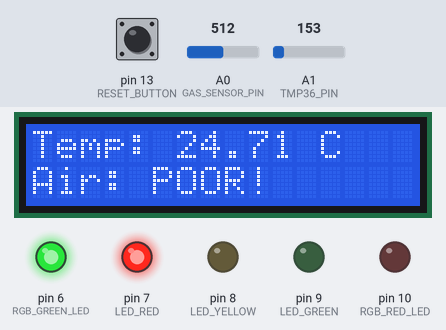
A sketch run on a simulated Arduino Uno, built with avr-gcc and run on an emulated ATmega328P. Shown: 16×2 character LCD, output pins drawn as LEDs (lit = HIGH). Inputs (shaded band) come from the test bench; at power-on: A0 (GAS_SENSOR_PIN) = 512, pin 13 (RESET_BUTTON) LOW, A1 (TMP36_PIN) = 153. What the sketch prints to the serial monitor is not drawn.

Above: at 3.2 s.
3.3 s: A0 (GAS_SENSOR_PIN) set to 456
6.0 s: A0 (GAS_SENSOR_PIN) set to 433
At 6.8 s:
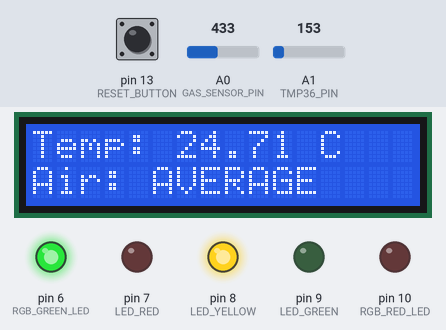
8.7 s: pin 13 (RESET_BUTTON) pulled HIGH for 2.3 s
At 11.5 s:
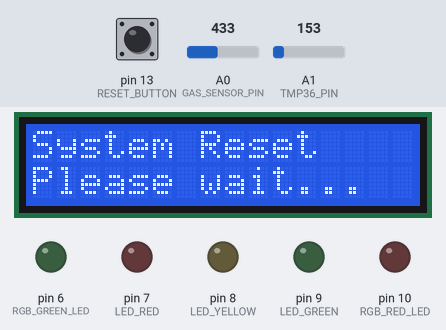
13.5 s: A0 (GAS_SENSOR_PIN) set to 302
16.2 s: A0 (GAS_SENSOR_PIN) set to 276
At 17.0 s:
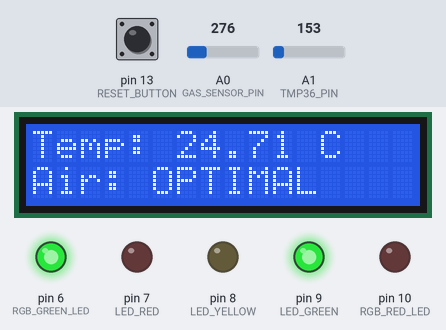
18.9 s: A1 (TMP36_PIN) set to 154
At 21.7 s:
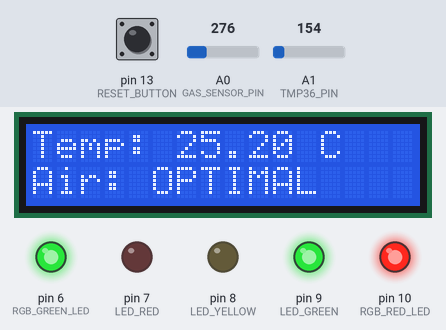
Timing chart, 0 to 22.8 s (numbered marks = the images above; inputs shaded):
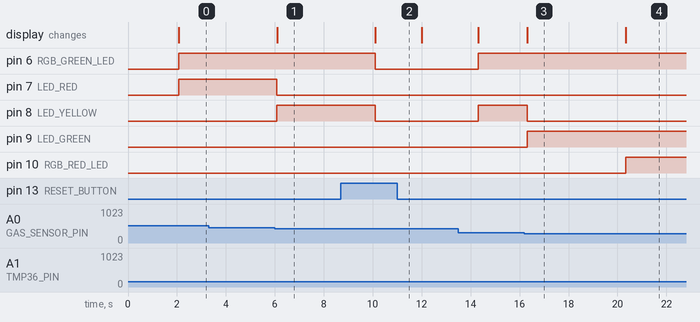

The sketch:

safe_t.ino
```cpp
#include <LiquidCrystal.h>

// Define pins for the LCD screen (RS, Enable, D4, D5, D6, D7)
LiquidCrystal lcd(12, 11, 5, 4, 3, 2);

const int RESET_BUTTON = 13;

// Define pins for the LEDs
const int LED_GREEN = 9;
const int LED_YELLOW = 8;
const int LED_RED = 7;

const int RGB_RED_LED = 10;
const int RGB_GREEN_LED = 6;

// Define the pin for the Gas Sensor's analog output
const int GAS_SENSOR_PIN = A0;

// Define the pin for the TMP36 temperature sensor
const int TMP36_PIN = A1;

// Define thresholds for temperature in celcius
const float HOT_TEMP_THRESHOLD = 30.0;
const float WARM_TEMP_TRESHOLD = 25.0;

// Define thresholds for air quality alerts
int GOOD_AIR_THRESHOLD = 285;
int MEDIUM_AIR_THRESHOLD = 450;

void setup() {
  // Initialize serial communication for debugging
  Serial.begin(9600);

  // Initialize the LCD screen
  lcd.begin(16, 2);

  pinMode(LED_GREEN, OUTPUT);
  pinMode(LED_YELLOW, OUTPUT);
  pinMode(LED_RED, OUTPUT);
  pinMode(RGB_RED_LED, OUTPUT);
  pinMode(RGB_GREEN_LED, OUTPUT);
  pinMode(RESET_BUTTON, INPUT);

  // Display a startup message
  showStartupMessage();
}

void loop() {
  // Check for reset button press
  if (digitalRead(RESET_BUTTON) == HIGH) {
    handleReset();
    delay(300); // Debounce delay
    return; // Skip the rest of the loop for this iteration
  }

  // Normal operation if not reset
  readAndDisplaySensors();

  // Short pause for system stability
  delay(2000);
}

void readAndDisplaySensors() {
  // Read temperature
  int tempAnalogValue = analogRead(TMP36_PIN);
  float voltage = tempAnalogValue * (5.0 / 1024.0);
  float temp = (voltage - 0.5) * 100;

  // Read air quality
  int airQualityValue = analogRead(GAS_SENSOR_PIN);

  lcd.clear();

  // Display temperature
  lcd.setCursor(0, 0);
  lcd.print("Temp: ");
  lcd.print(temp);
  lcd.print(" C");

  initializeLeds();

  // Control RGB LEDs based on temperature
  if (temp < WARM_TEMP_TRESHOLD) {
    digitalWrite(RGB_GREEN_LED, HIGH);
  } else if (temp < HOT_TEMP_THRESHOLD) {
    digitalWrite(RGB_GREEN_LED, HIGH);
    digitalWrite(RGB_RED_LED, HIGH);
  } else {
    digitalWrite(RGB_RED_LED, HIGH);
  }

  // Display air quality status and control LEDs
  lcd.setCursor(0, 1);
  if (airQualityValue < GOOD_AIR_THRESHOLD) {
    digitalWrite(LED_GREEN, HIGH);
    lcd.print("Air: OPTIMAL");
  } else if (airQualityValue < MEDIUM_AIR_THRESHOLD) {
    digitalWrite(LED_YELLOW, HIGH);
    lcd.print("Air: AVERAGE");
  } else {
    digitalWrite(LED_RED, HIGH);
    lcd.print("Air: POOR!");
  }

  // Debug output
  Serial.print("Temperature: ");
  Serial.print(temp);
  Serial.print(" *C\t");
  Serial.print("Air Quality: ");
  Serial.println(airQualityValue);
}

void initializeLeds() {
  digitalWrite(LED_GREEN, LOW);
  digitalWrite(LED_YELLOW, LOW);
  digitalWrite(LED_RED, LOW);
  digitalWrite(RGB_RED_LED, LOW);
  digitalWrite(RGB_GREEN_LED, LOW);
}

void handleReset() {
  initializeLeds();
  lcd.clear();
  lcd.print("System Reset");
  lcd.setCursor(0, 1);
  lcd.print("Please wait...");

  // Wait while the reset button is still pressed
  int count = 0;
  while (digitalRead(RESET_BUTTON) == HIGH) {
    delay(100);
    if (count == 30) {
      lcd.clear();
      lcd.print("Hold detected...");
      lcd.setCursor(0, 1);
      lcd.print("Release to boot");
    }
    count++;
  }

  delay(1000);
  showStartupMessage();
}

void showStartupMessage() {
  lcd.clear();
  lcd.print("Safe-T");
  lcd.setCursor(0, 1);
  lcd.print("Starting up...");
  delay(2000);
}
```

Measured:
- the behaviour switches between 450 and 449 on A0 (GAS_SENSOR_PIN) (found by bisection; images 0 and 1)
- the behaviour switches between 285 and 284 on A0 (GAS_SENSOR_PIN) (found by bisection; images 2 and 3)
- the behaviour switches between 153 and 154 on A1 (TMP36_PIN) (found by bisection; images 3 and 4)
- after the input at 6.0 s, pin 7 (LED_RED): HIGH → LOW after 0.09 s; pin 8 (LED_YELLOW): LOW → HIGH after 0.09 s; the display: changes after 0.09 s (image 1)
- after the input at 8.7 s, pin 6 (RGB_GREEN_LED), pin 8 (LED_YELLOW): HIGH → LOW after 1.4 s; the display: changes after 1.4 s (image 2)
- after the input at 16.2 s, pin 8 (LED_YELLOW): HIGH → LOW after 0.12 s; pin 9 (LED_GREEN): LOW → HIGH after 0.12 s; the display: changes after 0.12 s (image 3)
- after the input at 18.9 s, pin 10 (RGB_RED_LED): LOW → HIGH after 1.4 s; the display: changes after 1.4 s (image 4)
